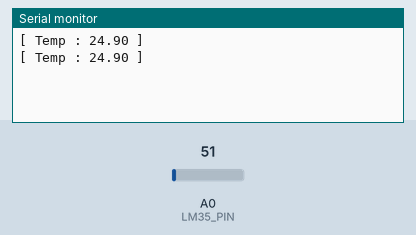
Recording of a sketch running on a simulated Arduino Uno, built with avr-gcc and run on an emulated ATmega328P. Parts: the last lines printed to the serial monitor. The test bench sets the inputs (shaded band); at power-on: A0 (LM35_PIN) = 51.

Above: at 1.8 s.
1.9 s: A0 (LM35_PIN) set to 61
At 2.8 s:
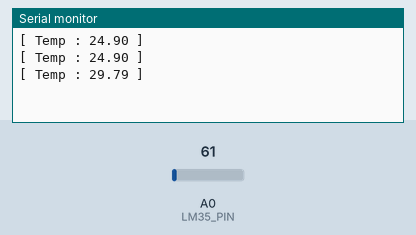
3.4 s: A0 (LM35_PIN) set to 71
At 4.4 s:
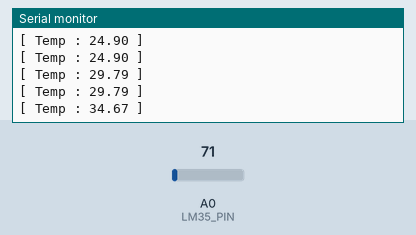
Timing chart, 0 to 6.4 s (numbered marks = the images above; inputs shaded):
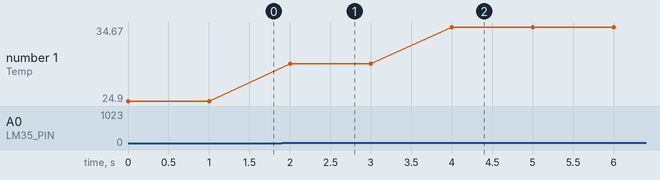

Measured:
- after the input at 1.9 s, the serial monitor: prints a new line after 0.10 s (image 1)
- after the input at 3.4 s, the serial monitor: prints a new line after 0.60 s (image 2)
- plotted number 1: 24.9 → 29.79 after the input at 1.9 s, 29.79 → 34.67 after the input at 3.4 s

The sketch:

LM35.ino
```cpp
#define LM35_PIN A0

void setup()
{
  // Serial init
  Serial.begin(9600);
  // Pin init
  pinMode(LM35_PIN, INPUT);
}

void loop()
{
  int value = analogRead(LM35_PIN);
  float volt = (value * 5.0)/1024.0;
  float temp = volt * 100;
  Serial.print("[ Temp : ");
  Serial.print(temp);
  Serial.print(" ]\n");
  delay(1000);
}
```
